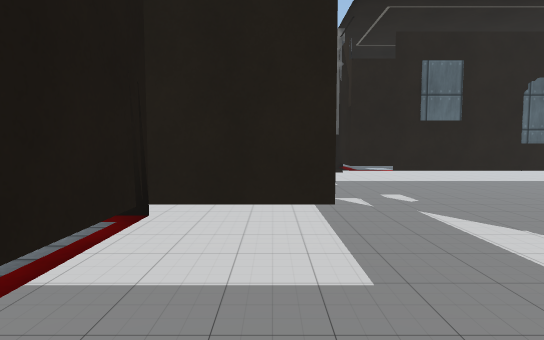
[1] (above)

15 first-person views from a walk through a scene from a Unity 3-D project. The camera is 1.5 m above the floor, tilts 4° down and sees 80° across. Doors are open. The floor is counted in squares, 1 m on a side. Each view is taken from the middle of a square. On the plan, view 1 faces up. The plan holds only what a view shows up to about 15 squares ahead; the rest is blank. The place goes on beyond the plan. The player character is not drawn. Some animated figures are left out. Some surface patterns are stand-ins.

[2]
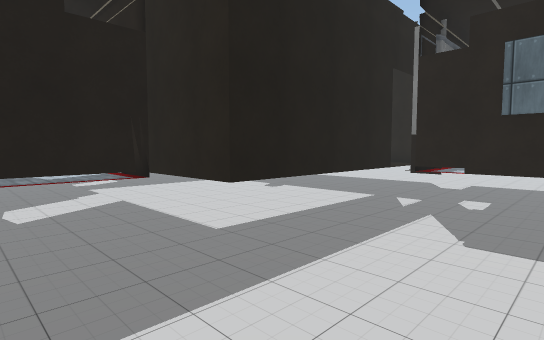

[3]
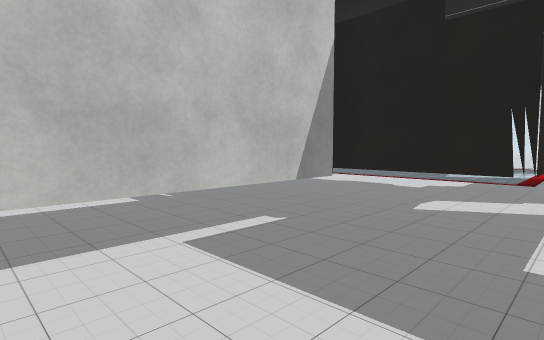

[4]
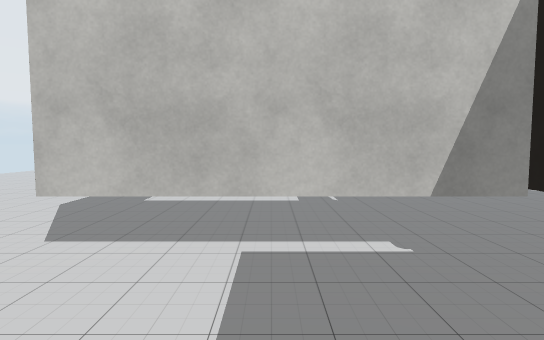

[5]
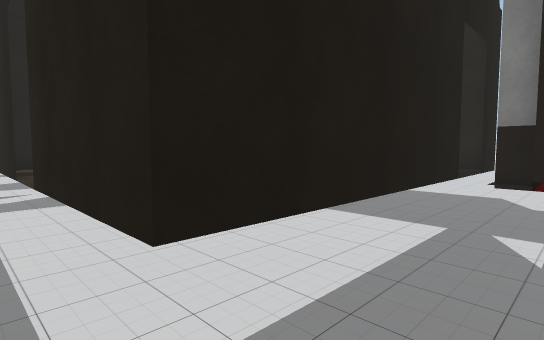

[6]
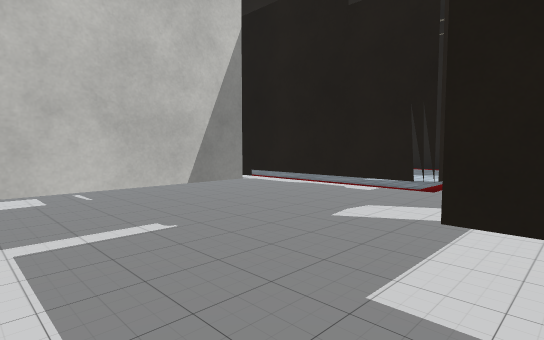

[7]
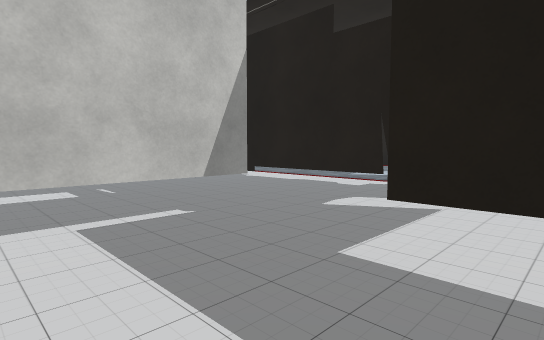

[8]
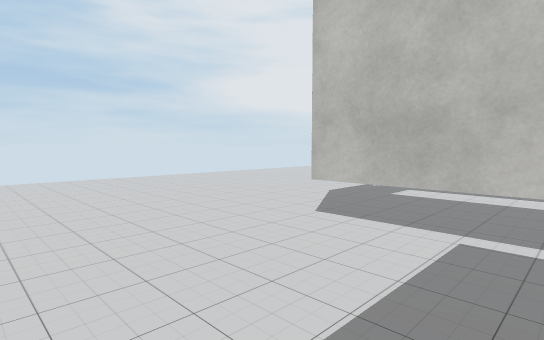

[9]
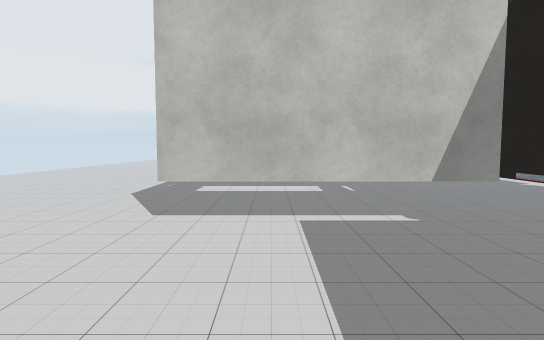

[10]
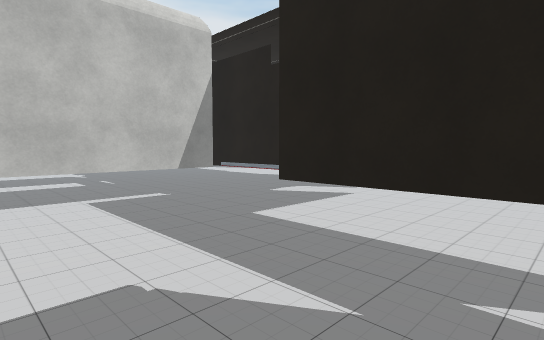

[11]
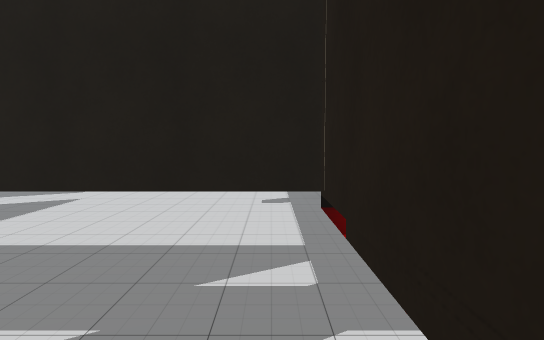

[12]
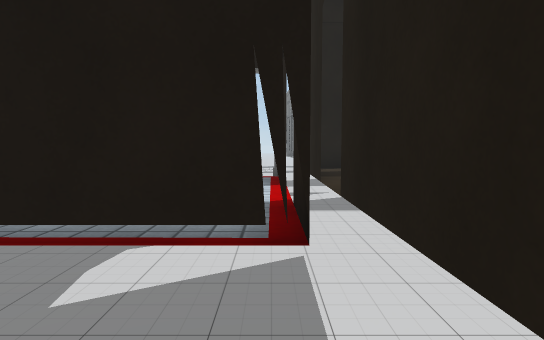

[13]
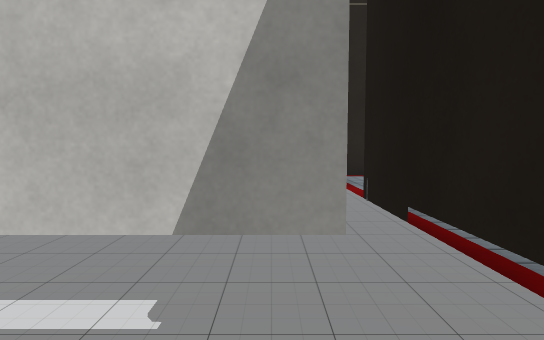

[14]
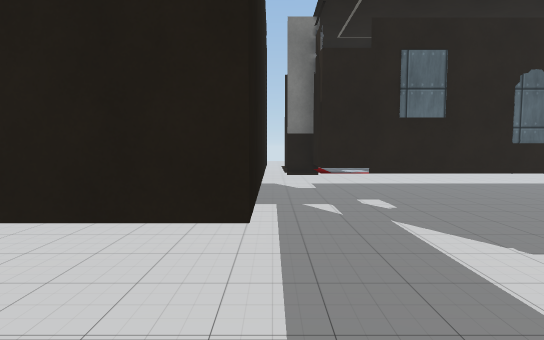

[15]
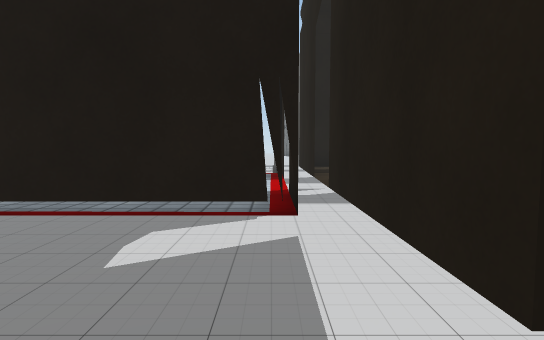

### Floor plan
Points are (right, up) in squares from view 1. A wall is a line through its corners. A room is listed if a view was taken in it or the views show most of it. See-through windows are left out.
Room 1 (views 1, 2, 3, 4, 5, 6, 7, 8, 9, 10, 11, 12, 13, 14, 15)
walls: (-1.3, 3.3) (-1.3, -1); (6.5, 9.6) (2.3, 9.6); (-0.6, -0.5) (6.4, -0.5); (0.8, 11.4) (0.8, 4) (-3.8, 4)
ways out: gap at (-1, 3); gap at (6, -1)

Positions as (right, up) in squares from view 1, and headings:
1: (0, 0), facing up
2: (6, 0), facing up-left
3: (6, 4), facing down-left
4: (3, 4), facing down
5: (3, 3), facing up-left
6: (4, 5), facing down-left
7: (5, 6), facing down-left
8: (2, 5), facing down-right
9: (4, 6), facing down
10: (6, 9), facing down-left
11: (6, 9), facing left
12: (1, 3), facing left
13: (0, 2), facing down
14: (1, 1), facing up
15: (2, 3), facing left
